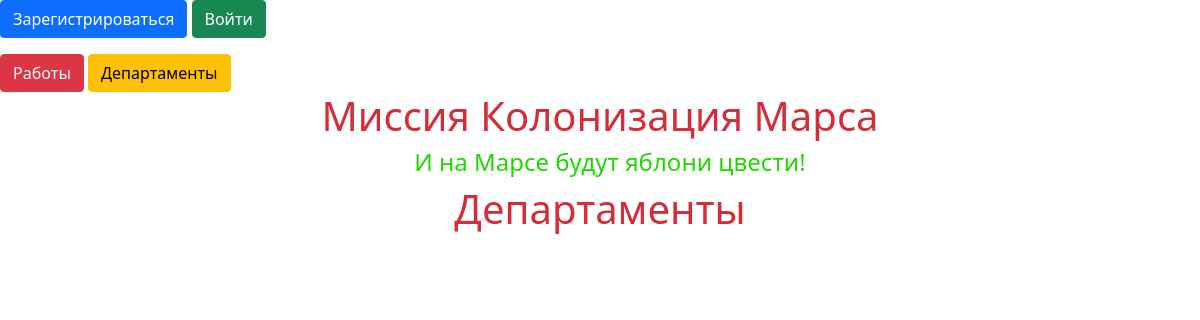
The page /departments on the database as committed earlier.
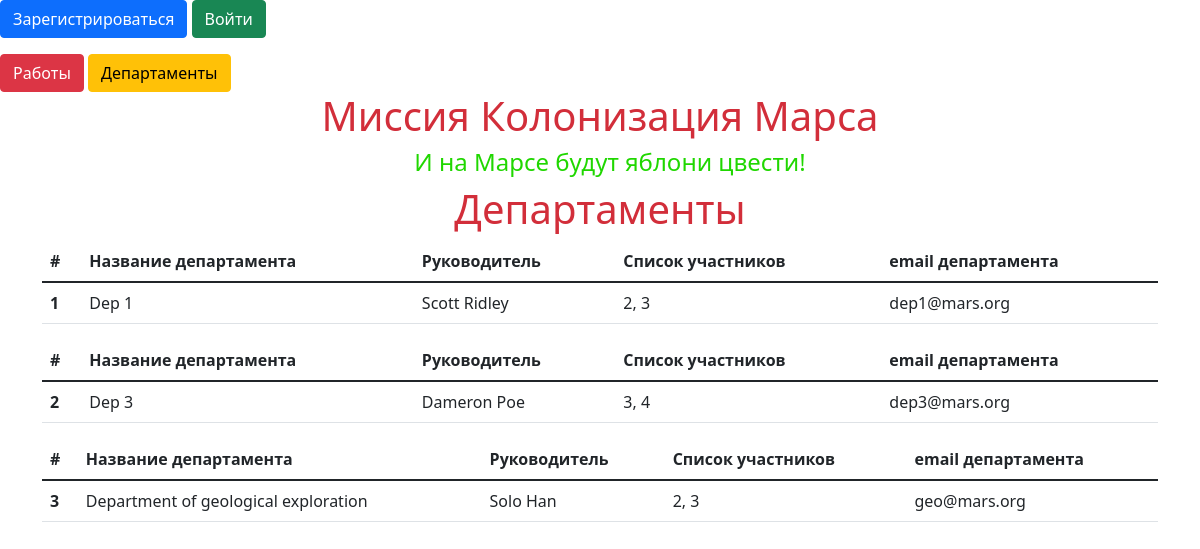
The same page on the database as committed later.
### data/departments.py (models this page shows)
class Department(SqlAlchemyBase, SerializerMixin):
    __tablename__ = 'departments'
    id = sqlalchemy.Column(sqlalchemy.Integer,
                           primary_key=True, autoincrement=True)
    title = sqlalchemy.Column(sqlalchemy.String)
    chief = sqlalchemy.Column(sqlalchemy.Integer,
                              sqlalchemy.ForeignKey("users.id"))
    members = sqlalchemy.Column(sqlalchemy.String, nullable=True)
    email = sqlalchemy.Column(sqlalchemy.String, nullable=True)
    user = orm.relation('User')

### data/users.py (models this page shows, shortened)
class User(SqlAlchemyBase, UserMixin, SerializerMixin):
    __tablename__ = 'users'
    id = sqlalchemy.Column(sqlalchemy.Integer,
                           primary_key=True, autoincrement=True)
    surname = sqlalchemy.Column(sqlalchemy.String, nullable=True)
    name = sqlalchemy.Column(sqlalchemy.String, nullable=True)
    age = sqlalchemy.Column(sqlalchemy.Integer, nullable=True)
    position = sqlalchemy.Column(sqlalchemy.String, nullable=True)
    speciality = sqlalchemy.Column(sqlalchemy.String, nullable=True)
    address = sqlalchemy.Column(sqlalchemy.String, nullable=True)
    email = sqlalchemy.Column(sqlalchemy.String,
                              index=True, unique=True, nullable=True)
    hashed_password = sqlalchemy.Column(sqlalchemy.String, nullable=True)
    modified_date = sqlalchemy.Column(sqlalchemy.DateTime,
                                      default=datetime.datetime.now)

### mars3.py (the view)
@app.route("/departments")
def all_departments():
    db_sess = db_session.create_session()
    data = db_sess.query(Department, User).join(User).all()
    return render_template("departments.html", data=data)

### data/db_session.py (called while the page is built)
def create_session() -> Session:
    global __factory
    return __factory()

### templates/departments.html (shortened to what this page needs)
{% extends "base.html" %}
{% block content %}
<h1  class="text-center">Департаменты</h1>
{% for department, user in data %}
<table class="table">
  <thead class="thead-light">
    <tr>
      <th scope="col">#</th>
      <th scope="col">Название департамента</th>
      <th scope="col">Руководитель</th>
      <th scope="col">Список участников</th>
      <th scope="col">email департамента</th>
    </tr>
  </thead>
  <tbody>
    <tr>
      <th scope="row">{{department.id}}</th>
        <td>{{ department.title }}</td>
        <td>{{ user.surname }} {{ user.name }}</td>
        <td>{{ department.members }}</td>
        <td>{{ department.email }}</td>
    </tr>
  </tbody>
</table>
{% endfor %}
{% endblock %}

Rows that differ between the two databases and show on the page:
added Department: id "1", title "Dep 1", surname "Scott", name "Ridley", members "2, 3", email "dep1@mars.org"
added Department: id "2", title "Dep 3", surname "Dameron", name "Poe", members "3, 4", email "dep3@mars.org"
added Department: id "3", title "Department of geological exploration", surname "Solo", name "Han", members "2, 3", email "geo@mars.org"
